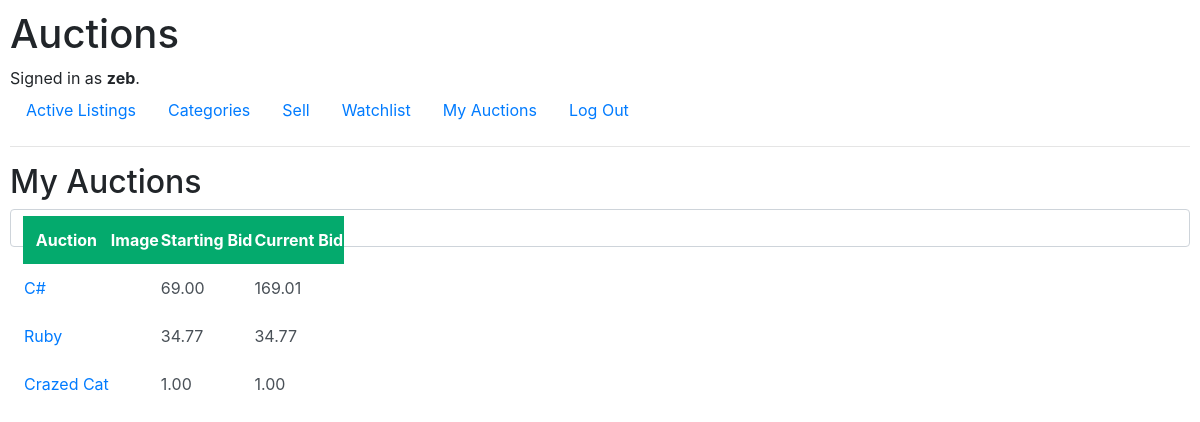
/my_auctions (signed in), run on the app's committed database.
### auctions/models.py (models this page shows, shortened)
class User(AbstractUser):
    watchlist = models.ManyToManyField('Auction', verbose_name='auction',
                        related_name='watchlist')

class Auction(models.Model):
    user = models.ForeignKey(User,
                        on_delete=models.CASCADE)
    title = models.CharField(max_length=200)
    category = models.ForeignKey('Category',
                        verbose_name='category', blank=True,
                        on_delete=models.CASCADE)
    description = models.CharField(max_length=100)
    starting_bid = models.DecimalField(default=1.00,
                        null=True, max_digits=19, decimal_places=2)
    image_url = models.URLField(default=None,
                        max_length=40000, blank=True)
    active = models.BooleanField(default=True)

### auctions/views.py (the view)
# urls.py: path('my_auctions', views.my_auctions, name='my_auctions'),
def my_auctions(request):
    if not request.user.is_anonymous:
        auctions = Auction.objects.filter(user=request.user)
        for auction in auctions:
            auction.current_bid = return_highest_bid(auction.id)
        return render(request, "auctions/my_auctions.html", {
                "auctions":auctions
        })
    else:
        return render(request, 'auctions/index.html', {
            "message": "Log in to view your auctions"
        })

### auctions/utils.py (called while the page is built)
def return_highest_bid(auction):
    auction_object = Auction.objects.get(id=auction)
    current_bid = auction_object.starting_bid
    try:
        max_bid = Bid.objects.filter(auction=auction).aggregate(max_bid = Max('bid_amount'))
        if max_bid['max_bid']:
            current_bid = max_bid['max_bid']
            return current_bid
    except Bid.DoesNotExist:
        pass
    return current_bid

### auctions/templates/auctions/my_auctions.html
{% extends "auctions/layout.html" %}
{% block body %}
    <h2>My Auctions</h2>
<table class="form-control">
    <tr>
        <th>Auction</th>
        <th>Image</th>
        <th>Starting Bid</th>
        <th>Current Bid</th>
    </tr>
    {% for auction in auctions %}
    <tr>
        <td><a href="{% url 'auction' auction.id %}">{{ auction.title }}</a></td>
        <td><img src="{{ auction.image_url }}" style="max-width:300px" alt=""></td>
        <td>{{ auction.starting_bid|floatformat:2 }}</td>
        <td>{{ auction.current_bid|floatformat:2 }}</td>
    </tr>
    {% endfor %}
</table>
{% endblock %}

### auctions/templates/auctions/layout.html (shortened to what this page needs)
{% load static %}
<!DOCTYPE html>
<html lang="en">
    <head>
        <link rel="stylesheet" href="https://stackpath.bootstrapcdn.com/bootstrap/4.4.1/css/bootstrap.min.css">
        <link href="{% static 'auctions/styles.css' %}" rel="stylesheet">
    </head>
    <body>
        <h1>Auctions</h1>
        <div>
            {% if user.is_authenticated %}
                Signed in as <strong>{{ user.username }}</strong>.
            {% else %}
                Not signed in.
            {% endif %}
        </div>
        <ul class="nav">
            <li class="nav-item">
                <a class="nav-link" href="{% url 'index' %}">Active Listings</a>
            </li>
            <li class="nav-item">
                <a class="nav-link" href="{% url 'categories' %}">Categories</a>
            </li>
            {% if user.is_authenticated %}
                <li class="nav-item">
                    <a class="nav-link" href="{% url 'sell' %}">Sell</a>
                </li><li class="nav-item">
                    <a class="nav-link" href="{% url 'watchlist' %}">Watchlist</a>
                </li>
                <li class="nav-item">
                    <a class="nav-link" href="{% url 'my_auctions' %}">My Auctions</a>
                </li>
                <li class="nav-item">
                    <a class="nav-link" href="{% url 'logout' %}">Log Out</a>
                </li>
            {% endif %}
        </ul>
        <hr>
        {% block body %}
        {% endblock %}
    </body>
</html>

### auctions/static/auctions/styles.css (style rules this page uses)
body { padding: 10px; }
td, tr { padding-top: 12px; padding-bottom: 12px; text-align: left; }
th { padding-top: 12px; padding-bottom: 12px; text-align: center; background-color: #04AA6D; color: white; }

### data on the page
User: username "zeb"
Auction: title "C#", starting_bid "69.00", current_bid "169.01"
Auction: title "Ruby", starting_bid "34.77", current_bid "34.77"
Auction: title "Crazed Cat", starting_bid "1.00", current_bid "1.00"
